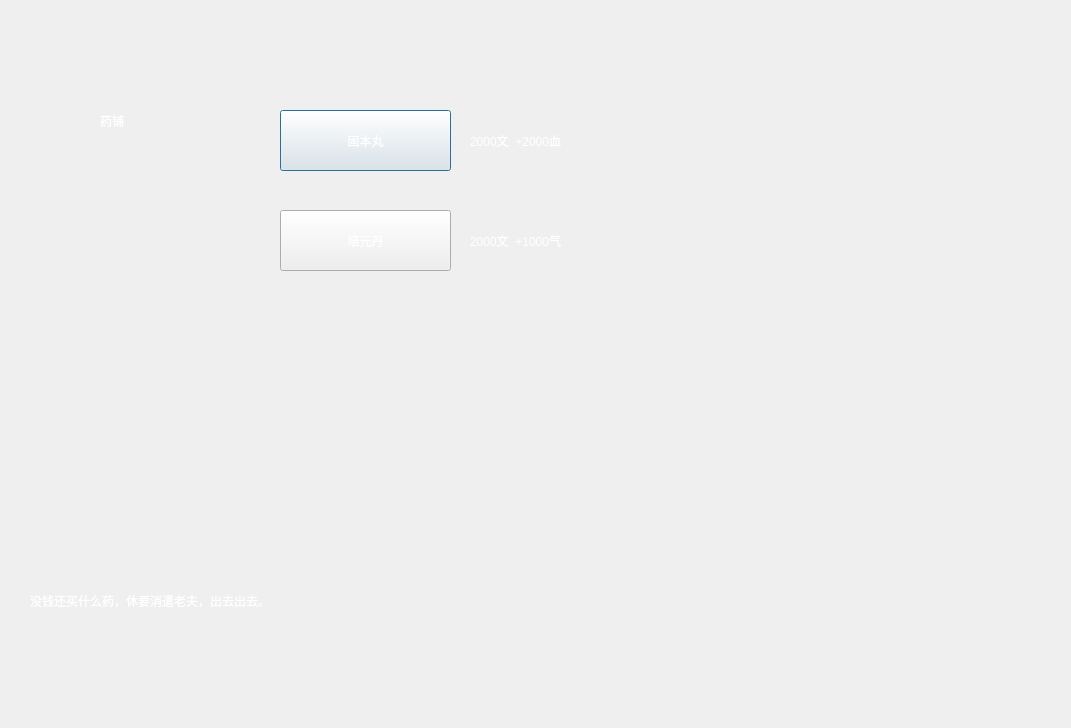
<?xml version="1.0" encoding="UTF-8"?>
<ui version="4.0">
 <class>Shenyi</class>
 <widget class="QDialog" name="Shenyi">
  <property name="geometry">
   <rect>
    <x>0</x>
    <y>0</y>
    <width>1071</width>
    <height>728</height>
   </rect>
  </property>
  <property name="sizePolicy">
   <sizepolicy hsizetype="Fixed" vsizetype="Fixed">
    <horstretch>0</horstretch>
    <verstretch>0</verstretch>
   </sizepolicy>
  </property>
  <property name="minimumSize">
   <size>
    <width>1071</width>
    <height>728</height>
   </size>
  </property>
  <property name="maximumSize">
   <size>
    <width>1071</width>
    <height>728</height>
   </size>
  </property>
  <property name="windowTitle">
   <string>药铺</string>
  </property>
  <property name="windowIcon">
   <iconset resource="Menu.qrc">
    <normaloff>:/icon/Resources/无涯.png</normaloff>:/icon/Resources/无涯.png</iconset>
  </property>
  <property name="styleSheet">
   <string notr="true">border-image: url(:/image/Resources/yiguan.png);</string>
  </property>
  <widget class="QLabel" name="lblYP">
   <property name="geometry">
    <rect>
     <x>100</x>
     <y>40</y>
     <width>71</width>
     <height>161</height>
    </rect>
   </property>
   <property name="styleSheet">
    <string notr="true">border-image: url(:/other/Resources/透明背景.png);
color: rgb(255, 255, 255);
font: 38pt &quot;隶书&quot;;</string>
   </property>
   <property name="text">
    <string>药铺</string>
   </property>
   <property name="wordWrap">
    <bool>true</bool>
   </property>
  </widget>
  <widget class="QPushButton" name="btnGBW">
   <property name="geometry">
    <rect>
     <x>280</x>
     <y>110</y>
     <width>171</width>
     <height>61</height>
    </rect>
   </property>
   <property name="styleSheet">
    <string notr="true">border-image: url(:/other/Resources/透明背景.png);
border-image: url(:/other/Resources/边框2.png);
color: rgb(255, 255, 255);
font: 22pt &quot;隶书&quot;;</string>
   </property>
   <property name="text">
    <string>固本丸</string>
   </property>
  </widget>
  <widget class="QPushButton" name="btnPYD">
   <property name="geometry">
    <rect>
     <x>280</x>
     <y>210</y>
     <width>171</width>
     <height>61</height>
    </rect>
   </property>
   <property name="styleSheet">
    <string notr="true">border-image: url(:/other/Resources/透明背景.png);
border-image: url(:/other/Resources/边框2.png);
color: rgb(255, 255, 255);
font: 22pt &quot;隶书&quot;;</string>
   </property>
   <property name="text">
    <string>培元丹</string>
   </property>
  </widget>
  <widget class="QLabel" name="lblGBW">
   <property name="geometry">
    <rect>
     <x>470</x>
     <y>100</y>
     <width>261</width>
     <height>81</height>
    </rect>
   </property>
   <property name="styleSheet">
    <string notr="true">border-image: url(:/other/Resources/透明背景.png);
color: rgb(255, 255, 255);
font: 16pt &quot;隶书&quot;;</string>
   </property>
   <property name="text">
    <string>2000文  +2000血</string>
   </property>
  </widget>
  <widget class="QLabel" name="lblPYD">
   <property name="geometry">
    <rect>
     <x>470</x>
     <y>200</y>
     <width>261</width>
     <height>81</height>
    </rect>
   </property>
   <property name="styleSheet">
    <string notr="true">border-image: url(:/other/Resources/透明背景.png);
color: rgb(255, 255, 255);
font: 16pt &quot;隶书&quot;;</string>
   </property>
   <property name="text">
    <string>2000文  +1000气</string>
   </property>
  </widget>
  <widget class="QLabel" name="lblText">
   <property name="geometry">
    <rect>
     <x>30</x>
     <y>490</y>
     <width>1021</width>
     <height>221</height>
    </rect>
   </property>
   <property name="styleSheet">
    <string notr="true">border-image: url(:/other/Resources/透明背景.png);
font: 16pt &quot;隶书&quot;;
color: rgb(255, 255, 255);</string>
   </property>
   <property name="text">
    <string>没钱还买什么药，休要消遣老夫，出去出去。</string>
   </property>
  </widget>
 </widget>
 <layoutdefault spacing="6" margin="11"/>
 <resources>
  <include location="Menu.qrc"/>
 </resources>
 <connections/>
</ui>
